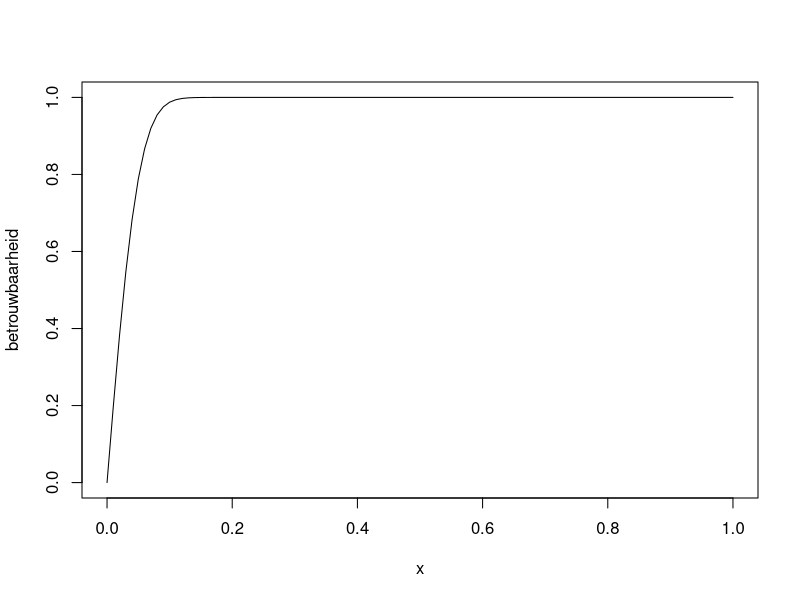

Here is the R script that generated this plot:
# betrouwbaarheid
betrouwbaarheid = function(d) { pnorm(abs(d), mean=0, sd=0.2/5) - pnorm(-abs(d), mean=0, sd=0.2/5) }

# significantie alfa
alfa = function(d) {1 - betrouwbaarheid(d) }


###########
# 12.1 a) #
###########

# Wat is de kans dat men hercalibreert als dit niet nodig is?
# --> type I fout
# --> alfa
alfa(0.08)


###########
# 12.1 b) #
###########

# Wat is de kans dat men niet hercalibreert terwijl mu=10.1?
#   = Kans op H0 aanvaarden terwijl H0 vals is
#   = Kans op type II fout gegeven mu=mu_1=10.1
pnorm(-0.02, mean=0, sd=0.2/5) - pnorm(-1.18, mean=0, sd=0.2/5)


###########
# 12.1 c) #
###########

# Welke afwijking delta = |mu_1-mu_o| zal met kans 95% ontdekt worden?
#   --> We willen de power (1-beta) berekenen voor mu_1
#   Beta is de kans op H0 aanvaarden terwijl H1 geldt: mu=mu_1
#   De power moet 95% zijn, dus we zoeken mu_1 zodat beta gelijk is aan 0.05
mu_1 = 10.08 + qnorm(0.05)*0.04; mu_1


###########
# 12.1 d) #
###########

# Wat is de vereiste steekproefgrootte n zodat de kans om mu=10.1
# te ontdekken gelijk is aan 95%?

# We willen met andere woorden een onderscheidingsvermogen van 95% voor mu=mu_1=10.1
# --> beta moet gelijk zijn aan 5%
(-0.08-10.1+10)
(0.08-10.1+10)
n = ( -qnorm(0.05)*(-0.2/0.02) )^2; n

# Betrouwbaarheid in functie van de getolereerde fout d   ( |x_-10| >= d )
plot(betrouwbaarheid)





########
# 12.2 #
########

pnorm(180, mean=182, sd=1/sqrt(24))


########
# 12.3 #
########

t_obs = abs( (194-200)/(12/sqrt(30)) )
2*( 1 - pt ( t_obs, df=29 ) )

n = ( 2*(qnorm(0.95)-qnorm(0.025)) )^2; n


########
# 12.4 #
########

z_obs = (18.12-16.87)/sqrt((1.6^2/40)+(1.4^2/32))
1-pnorm(z_obs)

breuk = 1/sqrt((1.6^2/40)+(1.4^2/32))
pnorm(qnorm(0.99)-breuk) - pnorm(qnorm(0.01)-breuk)

n_2 = 1.4^2/( (1/(qnorm(0.95)-qnorm(0.1)))^2 - 1.6^2/40 )
